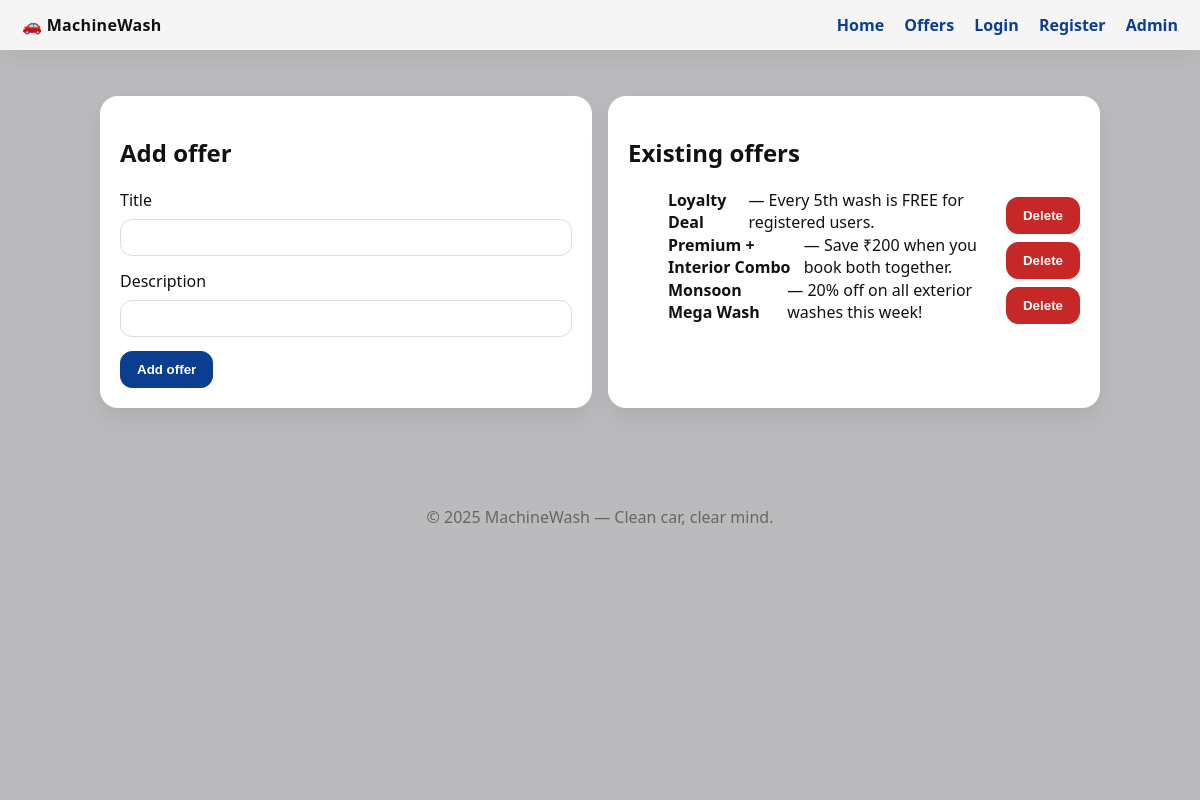
Screenshot of /admin/panel (signed in) with the database file from the repository.
### models.py (models this page shows)
class Offer(db.Model):
    id = db.Column(db.Integer, primary_key=True)
    title = db.Column(db.String(150), nullable=False)
    description = db.Column(db.Text, nullable=False)

### app.py (the view, shortened to what this page needs)
@app.route('/admin/panel', methods=['GET','POST'])
def admin_panel():
    if not session.get('is_admin'):
        return redirect(url_for('admin_login'))
    offers = Offer.query.order_by(Offer.id.desc()).all()
    return render_template('admin_panel.html', offers=offers)

### templates/admin_panel.html
{% extends 'base.html' %}
{% block content %}
<div class="grid">
  <section class="card form-card">
    <h2>Add offer</h2>
    <form method="post">
      <label>Title</label>
      <input name="title" required>
      <label>Description</label>
      <input name="description" required>
      <button class="btn" type="submit">Add offer</button>
    </form>
  </section>
  <section class="card">
    <h2>Existing offers</h2>
    <ul class="offers admin">
      {% for o in offers %}
        <li>
          <b>{{ o.title }}</b> — {{ o.description }}
          <form class="inline-form right" method="post" action="{{ url_for('delete_offer', offer_id=o.id) }}">
            <button class="btn danger" type="submit">Delete</button>
          </form>
        </li>
      {% else %}
        <li class="muted">No offers yet.</li>
      {% endfor %}
    </ul>
  </section>
</div>
{% endblock %}

### static/css/style.css (style rules this page uses)
* { box-sizing: border-box; }
html, body { height: 100%; }
body { margin: 0; font-family: system-ui, -apple-system, Segoe UI, Roboto, Arial, sans-serif; color: #111; background: #0b0e14 url('../images/wash_bg.jpg') center/cover no-repeat fixed; }
.card { background: #fff; padding: 20px; border-radius: 18px; box-shadow: 0 10px 24px rgba(0,0,0,0.08); margin: 18px 0; }
.form-card input, .form-card select { width: 100%; padding: 10px 12px; margin: 8px 0 14px; border: 1px solid #ddd; border-radius: 12px; }
.inline-form { display: flex; gap: 8px; flex-wrap: wrap; margin-top: 8px; }
.btn { display: inline-block; padding: 10px 16px; border-radius: 12px; border: 1px solid #0b3d91; background: #0b3d91; color: #fff; font-weight: 700; text-decoration: none; cursor: pointer; }
.btn.danger { background: #c62828; border-color: #c62828; }
.grid { display: grid; grid-template-columns: repeat(auto-fit, minmax(280px, 1fr)); gap: 16px; }
.offers.admin li { display: flex; align-items: center; gap: 10px; }
.offers.admin .right { margin-left: auto; }

### rows the page displays
Offer: title "Loyalty Deal", description "Every 5th wash is FREE for registered users."
Offer: title "Premium + Interior Combo", description "Save ₹200 when you book both together."
Offer: title "Monsoon Mega Wash", description "20% off on all exterior washes this week!"

### other values shown
{{ 2025 }} "2025"
